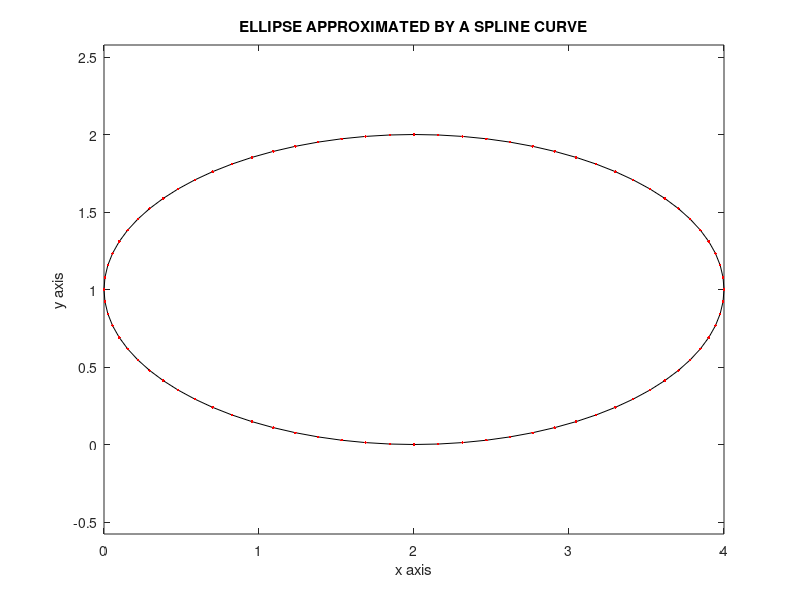

Source code (MATLAB): (Note: this script raises an error after producing the figure.)
function [Area,xcent,ycent,Ixx,Iyy,Ixy]=ellipsecheck(n)
% [Area,xcent,ycent,Ixx,Iyy,Ixy]=ellipsecheck(n) checks
% checks how accurately a spline represents an ellipse
if nargin==0, n=81; end
a=2; b=1; th=linspace(0,2*pi,n);
xd=a+a*cos(th); yd=b+b*sin(th);
[Area,Ax,Ay,Ixx,Iyy,Pxy]=splpol(1,xd,yd,1);
disp(' ')
disp('Ellipse ((x-a)/a)^2+((y-b)/b)^2 = 1')
disp('     for a = 2 and b = 1'), disp(' ')
xcent=Ax/Area; ycent=Ay/Area;
format long
disp(['Area/(pi*a*b)       = ',num2str(Area/(pi*a*b))])
disp(['xcent/a             = ',num2str(xcent/a)])
disp(['ycent/b             = ',num2str(ycent/b)])
disp(['Ixx/(1.25*pi*a*b^3) = ',num2str(Ixx/(1.25*pi*a*b^3))])
disp(['Iyy/(1.25*pi*a^2*b) = ',num2str(Iyy/(1.25*pi*a^3*b))])
disp(['Pxy/(pi*a^2*b^2)    = ',num2str(Pxy/(pi*a^2*b^2))])
format short

function [Area,Ax,Ay,Ixx,Iyy,Pxy]=splpol(type,xd,yd,doplot)
% [Area,Ax,Ay,Ixx,Iyy,Pxy]=splpol(type,xd,yd,doplot)
% Inertial properties contributions of a cubic spline or 
% polyline boundary part are computed. If the first and 
% last data points match,then a closed boundary is defined.
if nargin==0 % example ellipse geometry
  th=linspace(0,2*pi,41); xd=1+cos(th); yd=1+.5*sin(th); 
  type=1; doplot=1;
end 
if exist('doplot','var')
  if type ==1
    nd=length(xd); zd=xd(:)+i*yd(:); 
    z=spline(1:nd,xd(:)+i*yd(:),linspace(1,nd,81));
    plot(real(z),imag(z),'k',xd,yd,'.r')
  else
    plot(xd,yd,'k')
  end
  axis equal, xlabel('x axis'), ylabel('y axis')
  title('ELLIPSE APPROXIMATED BY A SPLINE CURVE'), shg
end
Area=xymom(type,xd,yd,0,0); Ax=xymom(type,xd,yd,1,0);
Ay=xymom(type,xd,yd,0,1);   Ixx=xymom(type,xd,yd,0,2);
Iyy=xymom(type,xd,yd,2,0);  Pxy=xymom(type,xd,yd,1,1); 